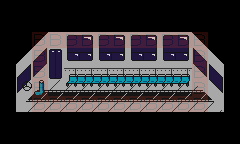

Rendered tile map (Tiled .tmx) drawn with the repository's tilesets; below, a short description and the full map source, tile grids included:
An orthogonal 15x9 tile map with 16x16 px tiles, 6 tile layers (ground-back, background, items-angled-left, items-angled-right, ...) and 5 objects (busdriver, chris, old-woman, bouncer-one, start).

<map version="1.4" tiledversion="1.4.1" orientation="orthogonal" renderorder="right-down" width="15" height="9" tilewidth="16" tileheight="16" infinite="0" nextlayerid="12" nextobjectid="13">
 <tileset firstgid="1" name="tiles" tilewidth="16" tileheight="16" tilecount="192" columns="12">
  <image source="../../images/tilesets/tiles.png" width="192" height="256" />
 </tileset>
 <layer id="4" name="ground-back" width="15" height="9">
  <data encoding="csv">
0,0,0,0,0,0,0,0,0,0,0,0,0,0,0,
0,0,0,0,0,0,0,0,0,0,0,0,0,0,0,
0,0,0,0,0,0,0,0,0,0,0,0,0,0,0,
0,0,0,0,0,0,0,0,0,0,0,0,0,0,0,
0,0,0,0,0,0,0,0,0,0,0,0,0,0,0,
0,0,88,88,88,88,88,88,88,88,88,88,88,0,0,
0,89,89,89,89,89,89,89,89,89,89,89,89,89,0,
0,0,0,0,0,0,0,0,0,0,0,0,0,0,0,
0,0,0,0,0,0,0,0,0,0,0,0,0,0,0
</data>
 </layer>
 <layer id="1" name="background" width="15" height="9">
  <data encoding="csv">
0,0,0,0,0,0,0,0,0,0,0,0,0,0,0,
0,0,0,0,0,0,0,0,0,0,0,0,0,0,0,
0,0,34,35,64,65,64,65,64,65,64,65,36,0,0,
0,34,35,78,76,77,76,77,76,77,76,77,35,36,0,
0,35,35,90,66,66,66,66,66,66,66,66,35,35,0,
0,35,46,0,0,0,0,0,0,0,0,0,48,35,0,
0,46,0,0,0,0,0,0,0,0,0,0,0,48,0,
0,0,0,0,0,0,0,0,0,0,0,0,0,0,0,
0,0,0,0,0,0,0,0,0,0,0,0,0,0,0
</data>
 </layer>
 <layer id="3" name="items-angled-left" width="15" height="9">
  <data encoding="csv">
0,0,0,0,0,0,0,0,0,0,0,0,0,0,0,
0,0,0,0,0,0,0,0,0,0,0,0,0,0,0,
0,0,0,0,0,0,0,0,0,0,0,0,0,0,0,
0,0,95,0,0,0,0,0,0,0,0,0,0,0,0,
0,95,107,0,0,0,0,0,0,0,0,0,0,0,0,
0,107,0,0,0,0,0,0,0,0,0,0,0,0,0,
0,0,0,0,0,0,0,0,0,0,0,0,0,0,0,
0,0,0,0,0,0,0,0,0,0,0,0,0,0,0,
0,0,0,0,0,0,0,0,0,0,0,0,0,0,0
</data>
 </layer>
 <layer id="10" name="items-angled-right" width="15" height="9">
  <data encoding="csv">
0,0,0,0,0,0,0,0,0,0,0,0,0,0,0,
0,0,0,0,0,0,0,0,0,0,0,0,0,0,0,
0,0,0,0,0,0,0,0,0,0,0,0,0,0,0,
0,0,0,0,0,0,0,0,0,0,0,0,102,0,0,
0,0,0,0,0,0,0,0,0,0,0,0,114,102,0,
0,0,0,0,0,0,0,0,0,0,0,0,0,114,0,
0,0,0,0,0,0,0,0,0,0,0,0,0,0,0,
0,0,0,0,0,0,0,0,0,0,0,0,0,0,0,
0,0,0,0,0,0,0,0,0,0,0,0,0,0,0
</data>
 </layer>
 <layer id="7" name="items" width="15" height="9">
  <data encoding="csv">
0,0,0,0,0,0,0,0,0,0,0,0,0,0,0,
0,0,0,0,0,0,0,0,0,0,0,0,0,0,0,
0,0,0,0,0,0,0,0,0,0,0,0,0,0,0,
0,0,0,0,0,0,0,0,0,0,0,0,0,0,0,
0,0,0,0,92,93,93,93,93,93,93,94,0,0,0,
0,103,91,0,104,105,105,105,105,105,105,106,0,0,0,
0,0,0,0,0,0,0,0,0,0,0,0,0,0,0,
0,0,0,0,0,0,0,0,0,0,0,0,0,0,0,
0,0,0,0,0,0,0,0,0,0,0,0,0,0,0
</data>
 </layer>
 <layer id="2" name="collision" width="15" height="9" opacity="0.17">
  <data encoding="csv">
0,0,0,0,0,0,0,0,0,0,0,0,0,0,0,
0,0,0,0,0,0,0,0,0,0,0,0,0,0,0,
0,0,30,30,30,30,30,30,30,30,30,30,30,0,0,
0,0,30,0,0,0,0,0,0,0,0,0,30,0,0,
0,0,30,0,0,0,0,0,0,0,0,0,30,0,0,
0,0,30,0,0,0,0,0,0,0,0,0,30,0,0,
0,0,30,30,30,30,30,30,30,30,30,30,30,0,0,
0,0,0,0,0,0,0,0,0,0,0,0,0,0,0,
0,0,0,0,0,0,0,0,0,0,0,0,0,0,0
</data>
 </layer>
 <objectgroup id="11" name="npcs">
  <object id="9" name="busdriver" x="31" y="77">
   <point />
  </object>
  <object id="10" name="chris" x="93" y="67">
   <point />
  </object>
  <object id="11" name="old-woman" x="141" y="67">
   <point />
  </object>
  <object id="12" name="bouncer-one" x="192" y="78">
   <point />
  </object>
 </objectgroup>
 <objectgroup id="8" name="soft-exits">
  <object id="5" name="start" x="168" y="83">
   <point />
  </object>
 </objectgroup>
</map>
